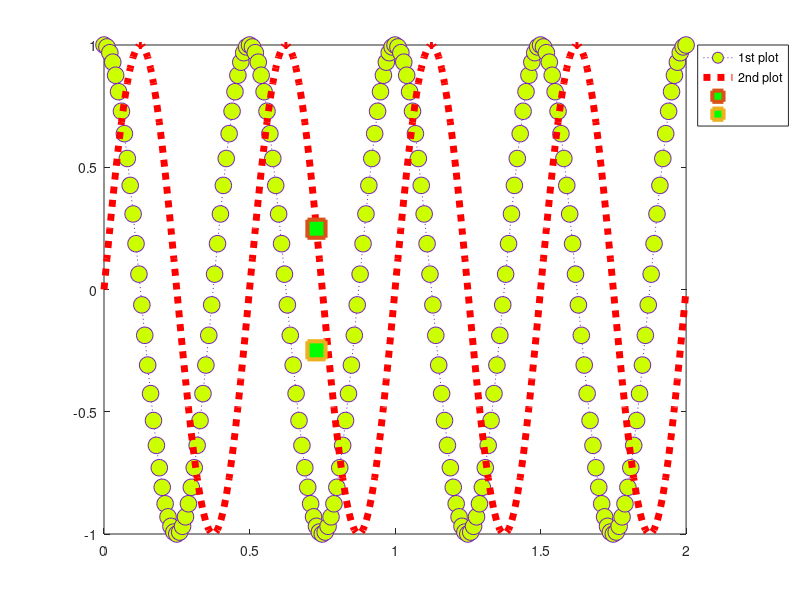

The MATLAB source for this figure:
clc;
clear;
close all;

f0=2;
t=0:0.01:2;

x=cos(2*pi*f0*t);
y=sin(2*pi*f0*t);

t0=0.73;
z=sin(2*pi*f0*t0);

figure;
plot(t,x,'o:','Color',[116 31 186]/255,'MarkerSize',12,'MarkerFaceColor',[0.8 1 0]);
hold on;
plot(t,y,'r:','LineWidth',5);
plot(t0,z,'s','LineWidth',3,'MarkerSize',13,'MarkerFaceColor','g');
plot(t0,-z,'s','LineWidth',3,'MarkerSize',13,'MarkerFaceColor','g');

legend('1st plot','2nd plot','','');
legend('Location','BestOutside');

